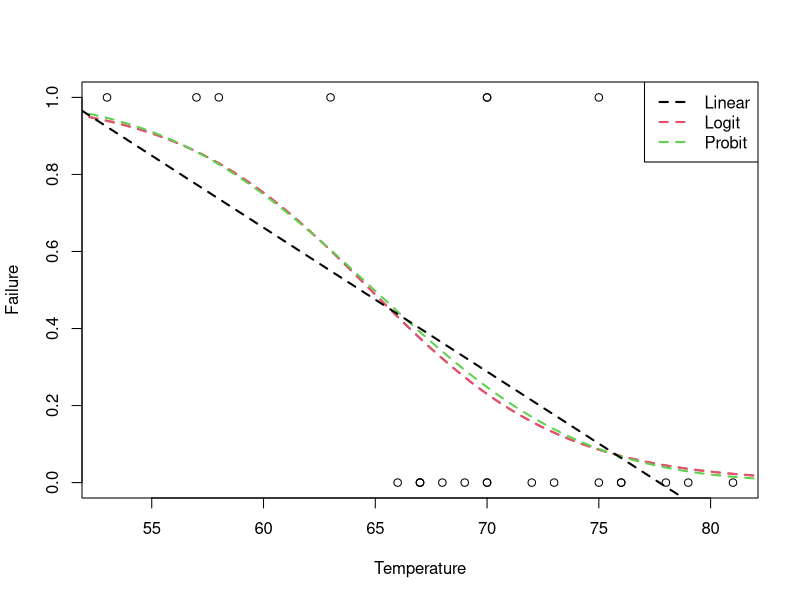

Reproduce this figure in R.
## read in the data
Input=("
       Flight Temp Failure
       1 66 0 
       2 70 1 
       3 69 0 
       4 68 0 
       5 67 0 
       6 72 0 
       7 73 0 
       8 70 0 
       9 57 1 
       10 63 1 
       11 70 1 
       12 78 0 
       13 67 0 
       14 53 1 
       15 67 0 
       16 75 0
       17 70 0
       18 81 0
       19 76 0
       20 79 0
       21 75 1
       22 76 0
       23 58 1
       ")
preC=read.table(textConnection(Input),header=TRUE)

## Plot data
plot(preC$Temp, preC$Failure, xlab="Temperature", ylab="Failure")

# Logit model
preC.logit=glm(Failure~Temp,family=binomial(link=logit),data=preC)
summary(preC.logit)

## Can use curve function
curve(exp(preC.logit$coefficients[1]+preC.logit$coefficients[2]*x)/
        (1+exp(preC.logit$coefficients[1]+preC.logit$coefficients[2]*x)),	
      from=50,to=85,col=2,lty=2,lwd=2,add=TRUE)

## or can do it manually
s = seq(50, 85, length=1000)
logitProbs = predict(preC.logit, newdata=data.frame(Temp = s),
                     type = "response")
lines(s, logitProbs, lty=2, col=2, lwd=2)

## Predict at challenger temperature
predict.glm(preC.logit,newdata=data.frame(Temp=36),type="response")

## probit model
preC.probit=glm(Failure~Temp,family=binomial(link=probit),data=preC)
curve(pnorm(preC.probit$coefficients[1]+preC.probit$coefficients[2]*x),	
      from=50,to=85,col=3,lty=2,lwd=2,add=TRUE)

## Linear model
preC.linear = lm(Failure ~ Temp, data=preC)
curve(preC.linear$coefficients[1]+preC.linear$coefficients[2]*x,	
      from=50,to=85,col=1,lty=2,lwd=2,add=TRUE)
legend("topright", c("Linear", "Logit", "Probit"), col=1:3, lwd=2, lty=2)

